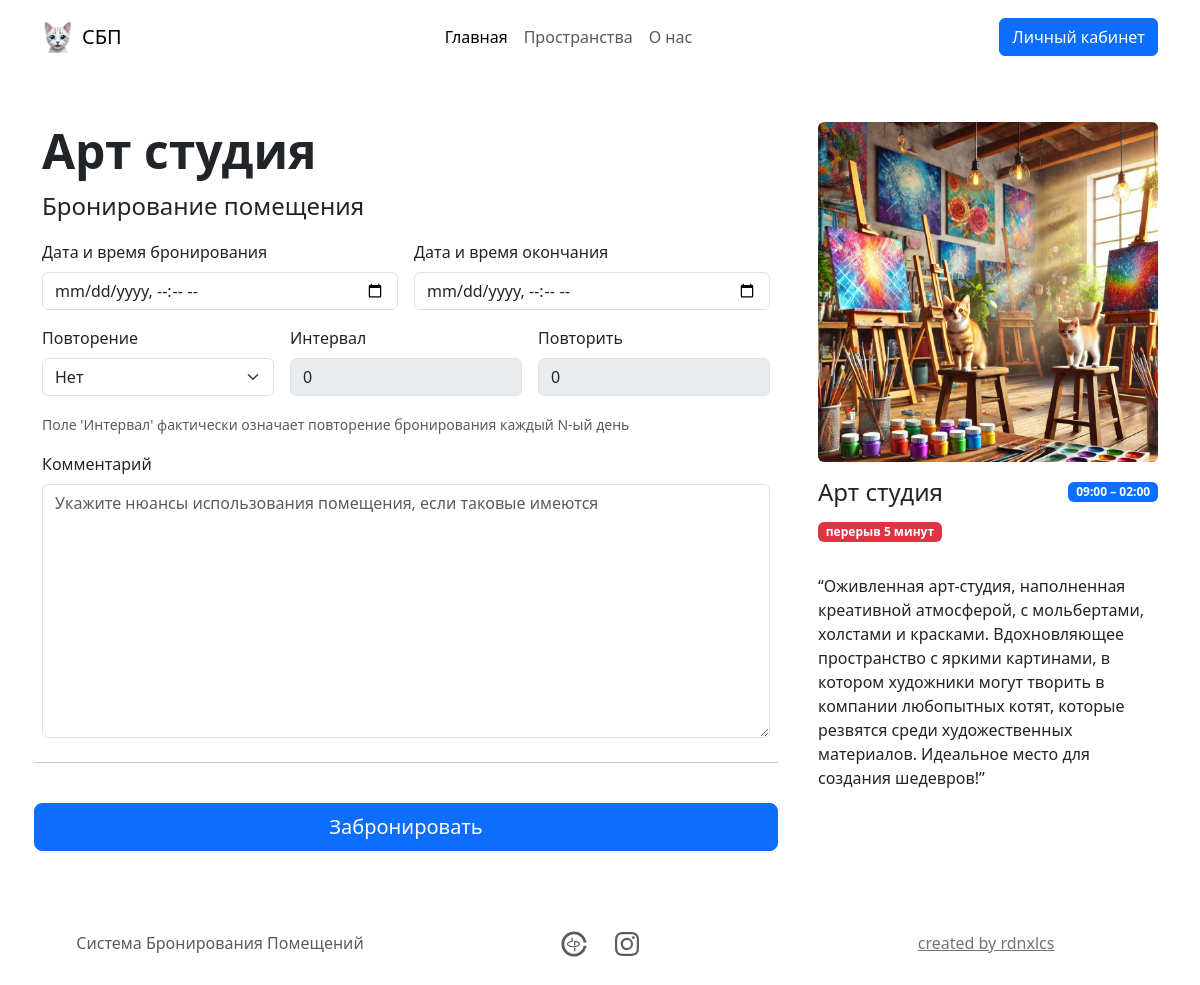
The page /booking/1/ (signed in) on the database its author committed.
### rrsapp/models.py (models this page shows, shortened)
class Room(models.Model):
  name = models.CharField(max_length=100)
  timebreak = models.DurationField()  # Длительность перерыва между бронированиями
  open_time = models.TimeField(default=datetime.time(0, 0))  # Время открытия комнаты
  close_time = models.TimeField(default=datetime.time(23, 59))  # Время закрытия комнаты
  image = models.CharField(max_length=1000, default='')
  comment = models.CharField(max_length=1000, default='')

### rrsapp/views.py (the view)
# urls.py: path('booking/<int:room_id>/', views.booking, name='booking'),
@login_required
def booking(request, room_id):
  room = Room.objects.get(id=room_id) # брать из строки
  created_bookings = [RoomAvailability(False, '', '')]
  if request.method == 'POST':
    form = BookingForm(request.POST)
    if form.is_valid():
      user = request.user
      room = Room.objects.get(id=room_id)
      start_time = form.cleaned_data['start_time']
      end_time = form.cleaned_data['end_time']
      comment = form.cleaned_data['comment']
      recurrence_type = form.cleaned_data['recurrence_type']
      interval = form.cleaned_data['interval'] if form.cleaned_data['interval'] != None else 0
      repeats = form.cleaned_data['repeats'] if form.cleaned_data['repeats'] != None else 0
      selected_days = json.loads(form.cleaned_data['selected_days']) if form.cleaned_data['selected_days'] else []
      tag = f'{request.user.id:04} - {room.id:04} - {start_time:%Y%m%d%H%M} - {end_time:%Y%m%d%H%M}'
      booking = Booking(user=user, room=room, start_time=start_time, end_time=end_time, comment=comment, tag=tag)
      bookings = Booking.objects
      created_bookings = create_booking(user, room, booking, recurrence_type, interval, repeats, selected_days, bookings)
      if any([booking.availability for booking in created_bookings]):
        return redirect('/personal') # Перенаправляем на страницу успеха
  else:
    form = BookingForm()
  context = {
    'form': form,
    'jsonerrors': json.dumps(form.errors),
    'errors': form.errors.as_data(), # Логическая валидация
    'jsonbookings': json.dumps({
      'start_time': list(set([booking.message for booking in created_bookings if booking.field == 'start_time'])),
      'repeats': list(set([booking.message for booking in created_bookings if booking.field == 'repeats'])),
      'interval': list(set([booking.message for booking in created_bookings if booking.field == 'interval'])),
    }), # Фактическая валидация
    'bookings': {
      'start_time': list(set([booking.message for booking in created_bookings if booking.field == 'start_time'])),
      'repeats': list(set([booking.message for booking in created_bookings if booking.field == 'repeats'])),
      'interval': list(set([booking.message for booking in created_bookings if booking.field == 'interval'])),
    }, # Фактическая валидация
    'room': room,
    'days': [i for i in range(1, 32)],
    'week_days': ['ПН', 'ВТ', 'СР', 'ЧТ', 'ПТ', 'СБ', 'ВС'],
  }
  return render(request, 'booking.html', context)

### rrsapp/templatetags/custom_filters.py (called while the page is built)
@register.filter
def format_duration(duration):
    if isinstance(duration, timedelta):
        total_seconds = int(duration.total_seconds())
        hours, remainder = divmod(total_seconds, 3600)
        minutes, _ = divmod(remainder, 60)
        def pluralize_unit(value, unit_forms):
            if 11 <= value % 100 <= 19:
                return unit_forms[2]
            elif value % 10 == 1:
                return unit_forms[0]
            elif 2 <= value % 10 <= 4:
                return unit_forms[1]
            else:
                return unit_forms[2]
        hour_str = f"{hours} {pluralize_unit(hours, ['час', 'часа', 'часов'])}" if hours > 0 else ""
        minute_str = f"{minutes} {pluralize_unit(minutes, ['минута', 'минуты', 'минут'])}" if minutes > 0 else ""
        return " ".join(filter(None, [hour_str, minute_str]))
    return ""

### rrsapp/templates/booking.html (shortened to what this page needs)
{% extends 'base.html' %}
{% load custom_filters %}
{% load static %}
{% block active-home %}active{% endblock %}
{% block content %}
<div class="container py-5">
  <main>
    <div class="row g-5">
      <div class="col-md-5 col-lg-4 order-md-last">
        <img class="w-100 rounded"
          src="/{{ room.image }}">
        <div class="py-3">
          <div class="d-flex justify-content-between">
            <h4>{{ room.name }}</h4>
            <p><span class="badge text-bg-primary">{{ room.open_time|time:"H:i" }} – {{ room.close_time|time:"H:i" }}</span></p>
          </div>
          {% if room.timebreak %}
          <p><span class="badge text-bg-danger">перерыв {{ room.timebreak|format_duration }}</span></p>
          {% endif %}
        </div>
        <p>
          {{ room.comment }}
        </p>
      </div>
      <div class="col-md-7 col-lg-8">
        <div class="">
          <h1 class="display-5 fw-bold">{{ room.name }}</h1>
          <p class="col-md-8 fs-4">Бронирование помещения</p>
        </div>
        <form method="post" class="needs-validation" novalidate>
          <div class="row g-3">
            <div class="col-sm-6">
              <label for="firstName" class="form-label">Дата и время бронирования</label>
              {{ form.start_time }}
            </div>
            <div class="col-sm-6">
              <label for="lastName" class="form-label">Дата и время окончания</label>
              {{ form.end_time }}
            </div>
            <div class="col-sm-4">
              <label for="lastName" class="form-label">Повторение</label>
              {{ form.recurrence_type }}
            </div>
            <div class="col-sm-4">
              <label for="lastName" class="form-label">Интервал</label>
              {{ form.interval }}
            </div>
            <div class="col-sm-4">
              <label for="lastName" class="form-label">Повторить</label>
              {{ form.repeats }}
            </div>
            <div class="col-sm-12">
              <small class="text-body-secondary">Поле 'Интервал' фактически означает повторение бронирования каждый N-ый день</small>
            </div>
            <div class="col-12">
              <label for="username" class="form-label">Комментарий</label>
              {{ form.comment }}
            </div>
            <hr class="my-4">
            <button class="w-100 btn btn-primary btn-lg" type="submit">Забронировать</button>
          </div>
        </form>
      </div>
    </div>
  </main>
</div>
{% endblock %}

### rows shown on the page
Room: image (picture), name "Арт студия", open_time "09:00", close_time "02:00", timebreak "5 минут", comment "“Оживленная арт-студия, наполненная креативной атмосферой, с мольбертами, холстами и красками. Вдохновляющее пространство с яркими картинами, в котором художники могут творить в компании любопытных котят, которые резвятся среди художественных материалов. Идеальное место для создания шедевров!”"
